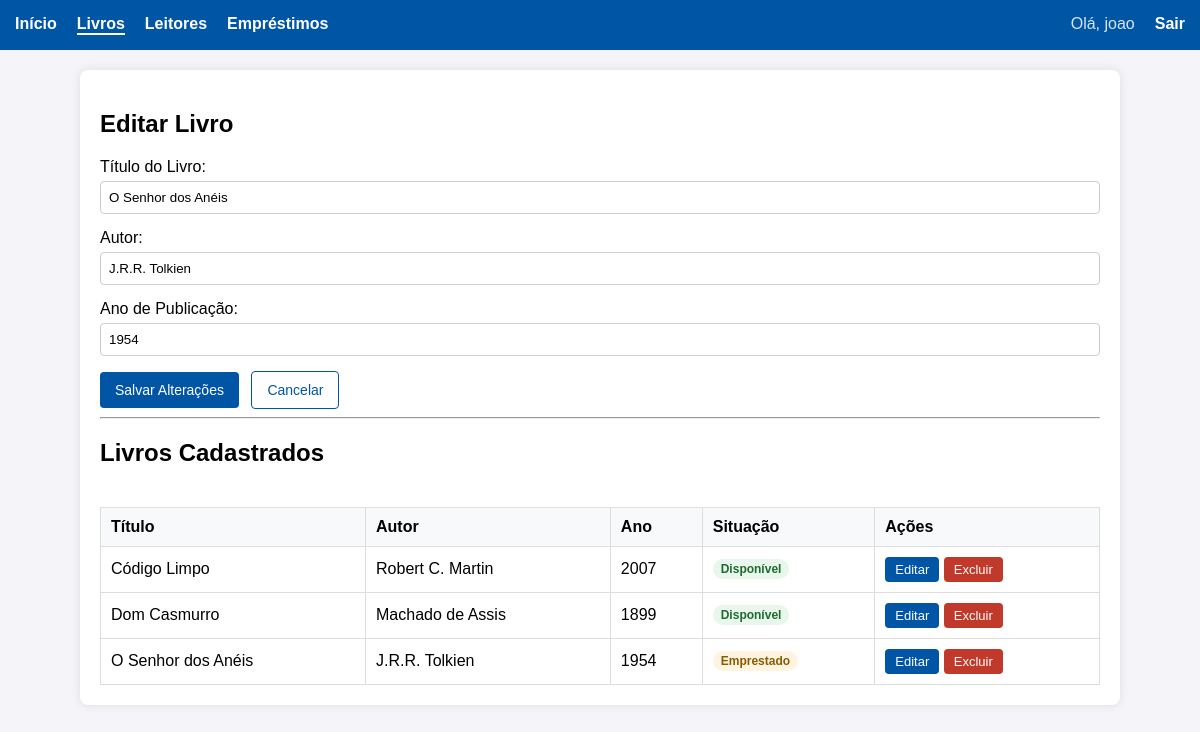
Screenshot of /controller/livros.controllers.php?acao=editar&id=3 (signed in) with the database file from the repository.
### tables this page shows
CREATE TABLE `livros` (
  `id` int(11) NOT NULL,
  `titulo` varchar(255) NOT NULL,
  `autor` varchar(255) NOT NULL,
  `ano` int(11) NOT NULL
);

### controller/livros.controllers.php (called while the page is built, shortened)
<?php
require_once __DIR__ . '/../includes/funcoes.php';
require_once __DIR__ . '/../models/livro.models.php';
$acao = $_GET['acao'] ?? '';
$erros = [];
$form = ['id' => '', 'titulo' => '', 'autor' => '', 'ano' => ''];
if ($_SERVER['REQUEST_METHOD'] === 'POST' && $acao === 'salvar') {
    $form = [
        'id'     => campoPost('id'),
        'titulo' => campoPost('titulo'),
        'autor'  => campoPost('autor'),
        'ano'    => campoPost('ano'),
    ];
    $erros = validarLivro($form);
    if (empty($erros)) {
        try {
            $livroObj = new Livro();
            if (!empty($form['id'])) { $livroObj->setId($form['id']); }
            $livroObj->setTitulo($form['titulo']);
            $livroObj->setAutor($form['autor']);
            $livroObj->setAno($form['ano']);
            $livroObj->salvar();
            definirMensagem('sucesso', $form['id'] === '' ? 'Livro cadastrado com sucesso!' : 'Livro atualizado com sucesso!');
            redirecionar('livros.controllers.php');
        } catch (Exception $e) {
            $erros['geral'] = $e->getMessage();
        }
    }
} elseif ($acao === 'editar') {
    $livroObj = Livro::buscarPorId((int) ($_GET['id'] ?? 0));
    $form = [
        'id' => $livroObj->getId(),
        'titulo' => $livroObj->getTitulo(),
        'autor' => $livroObj->getAutor(),
        'ano' => $livroObj->getAno()
    ];
}
$editando = !empty($form['id']);
$livros = Livro::listarTodos();
require __DIR__ . '/../views/cabecalho.view.php';
require __DIR__ . '/../views/livros_cadastro.view.php';
require __DIR__ . '/../views/rodape.view.php';

### models/livro.models.php (called while the page is built, shortened)
<?php
class Livro implements CrudPadrao {
    private $id;
    private $titulo;
    private $autor;
    private $ano;
    private $disponivel;
    public function getId() { return $this->id; }
    public function getTitulo() { return $this->titulo; }
    public function getAutor() { return $this->autor; }
    public function getAno() { return $this->ano; }
    public function estaDisponivel() { return (bool) $this->disponivel; }
    public static function listarTodos() {
        $bd = BD::conectar();
        $query = "SELECT l.*,
                  NOT EXISTS (SELECT 1 FROM emprestimos e WHERE e.livro_id = l.id AND e.data_devolucao IS NULL) as disponivel
                  FROM livros l ORDER BY l.titulo";
        $sql = $bd->prepare($query);
        $sql->execute();
        return $sql->fetchAll(PDO::FETCH_CLASS, 'Livro');
    }
    public static function buscarPorId(int $id) {
        $bd = BD::conectar();
        $sql = $bd->prepare("SELECT * FROM livros WHERE id = :id");
        $sql->bindParam(':id', $id);
        $sql->setFetchMode(PDO::FETCH_CLASS, 'Livro');
        $sql->execute();
        $livro = $sql->fetch();
        return $livro ? $livro : null;
    }
}

### includes/funcoes.php (called while the page is built, shortened)
<?php
function e(mixed $valor): string
{
    return htmlspecialchars((string) $valor, ENT_QUOTES, 'UTF-8');
}
function classeErro(array $erros, string $campo): string
{
    return isset($erros[$campo]) ? 'invalido' : '';
}

### views/livros_cadastro.view.php (the view, shortened to what this page needs)
<h2><?= $editando ? 'Editar Livro' : 'Cadastro de Livro' ?></h2>
<form action="livros.controllers.php?acao=salvar" method="POST" novalidate>
    <div class="form-group">
        <label for="titulo">Título do Livro:</label>
        <input type="text" id="titulo" name="titulo" value="<?= e($form['titulo']) ?>" class="<?= classeErro($erros, 'titulo') ?>">
    </div>
    <div class="form-group">
        <label for="autor">Autor:</label>
        <input type="text" id="autor" name="autor" value="<?= e($form['autor']) ?>" class="<?= classeErro($erros, 'autor') ?>">
    </div>
    <div class="form-group">
        <label for="ano">Ano de Publicação:</label>
        <input type="number" id="ano" name="ano" value="<?= e($form['ano']) ?>" class="<?= classeErro($erros, 'ano') ?>">
    </div>
    <button type="submit"><?= $editando ? 'Salvar Alterações' : 'Salvar Livro' ?></button>
    <?php if ($editando): ?>
        <a href="livros.controllers.php" class="botao-secundario">Cancelar</a>
    <?php endif; ?>
</form>
<hr>
<h2>Livros Cadastrados</h2>
<div class="tabela-container">
    <table>
        <thead>
            <tr>
                <th>Título</th>
                <th>Autor</th>
                <th>Ano</th>
                <th>Situação</th>
                <th>Ações</th>
            </tr>
        </thead>
<tbody>
        <?php if (!empty($livros)): ?>
            <?php foreach ($livros as $livro): ?>
                <tr>
                    <td><?= e($livro->getTitulo()) ?></td>
                    <td><?= e($livro->getAutor()) ?></td>
                    <td><?= e($livro->getAno()) ?></td>
                    <td>
                        <?php if ($livro->estaDisponivel()): ?>
                            <span class="etiqueta disponivel">Disponível</span>
                        <?php else: ?>
                            <span class="etiqueta emprestado">Emprestado</span>
                        <?php endif; ?>
                    </td>
                    <td class="acoes">
                        <a href="livros.controllers.php?acao=editar&id=<?= $livro->getId() ?>" class="botao-pequeno">Editar</a>
                        <form action="livros.controllers.php?acao=excluir" method="POST" onsubmit="return confirm('Deseja excluir este livro?');">
                            <button type="submit" class="botao-pequeno perigo">Excluir</button>
                        </form>
                    </td>
                </tr>
            <?php endforeach; ?>
        <?php else: ?>
            <tr><td colspan="5">Nenhum livro cadastrado.</td></tr>
        <?php endif; ?>
</tbody>
    </table>
</div>

### css/style.css (style rules this page uses)
body { font-family: Arial, sans-serif; margin: 0; padding: 0; background-color: #f4f4f9; }
table { width: 100%; border-collapse: collapse; margin-top: 20px; }
th, td { padding: 10px; border: 1px solid #ddd; text-align: left; }
th { background-color: #f8f9fa; }
.form-group { margin-bottom: 15px; }
.form-group label { display: block; margin-bottom: 5px; }
.form-group input, .form-group select { width: 100%; padding: 8px; box-sizing: border-box; border: 1px solid #ccc; border-radius: 4px; }
button { padding: 10px 15px; background: #0055a4; color: white; border: none; cursor: pointer; border-radius: 4px; font-size: 14px; }
.botao-secundario { display: inline-block; padding: 10px 15px; margin-left: 8px; color: #0055a4; text-decoration: none; border: 1px solid #0055a4; border-radius: 4px; font-size: 14px; }
.botao-pequeno { display: inline-block; padding: 5px 10px; font-size: 13px; background: #0055a4; color: white; text-decoration: none; border-radius: 4px; }
.botao-pequeno.perigo { background: #c0392b; }
.tabela-container { overflow-x: auto; }
td.acoes { white-space: nowrap; }
td.acoes form { display: inline; }
.etiqueta { display: inline-block; padding: 3px 8px; border-radius: 12px; font-size: 12px; font-weight: bold; }
.etiqueta.disponivel { background: #e8f6ec; color: #1e6b2f; }
.etiqueta.emprestado { background: #fff4e0; color: #8a5a00; }

### rows the page displays
livros: titulo "O Senhor dos Anéis", autor "J.R.R. Tolkien", ano "1954", shows "Emprestado"
livros: titulo "Código Limpo", autor "Robert C. Martin", ano "2007", shows "Disponível"
livros: titulo "Dom Casmurro", autor "Machado de Assis", ano "1899", shows "Disponível"

### other values shown
$usuarioLogado "joao"
